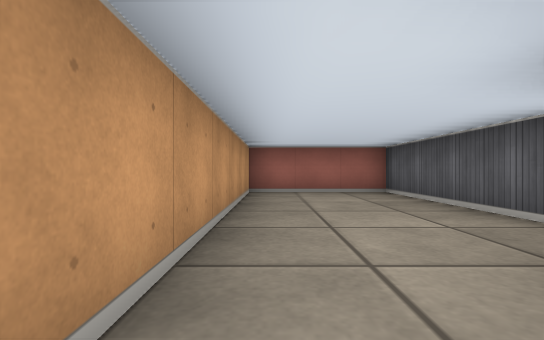
View 1 (above)

12 first-person views from a walk through a cub3D level. The camera is about half as high as the walls, looks level and sees 85° across. The floor is counted in squares. Each view is taken from the middle of a square. On the plan, view 1 faces up. The plan holds only what a view shows up to about 9 squares ahead; the rest is blank.

View 2
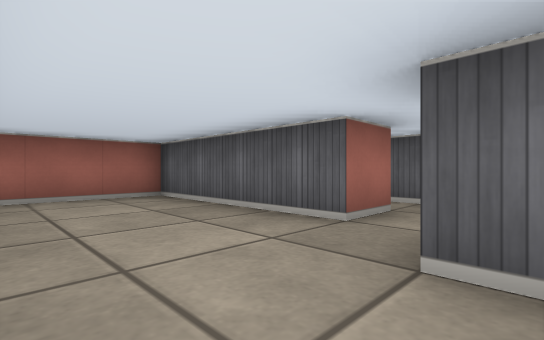

View 3
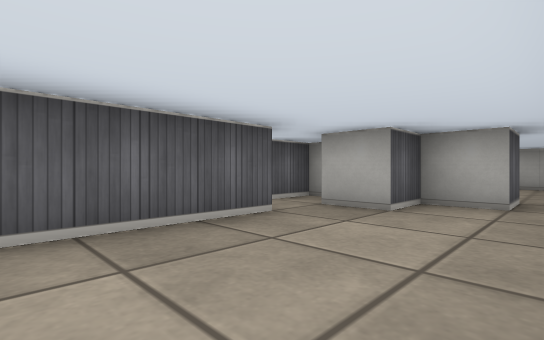

View 4
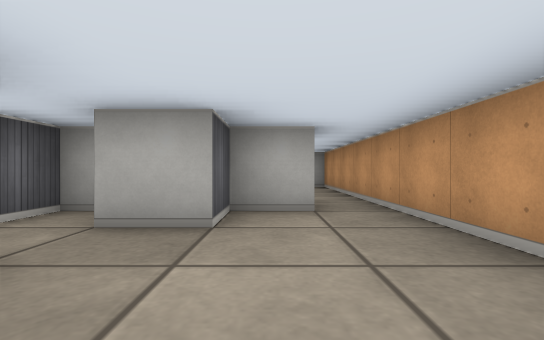

View 5
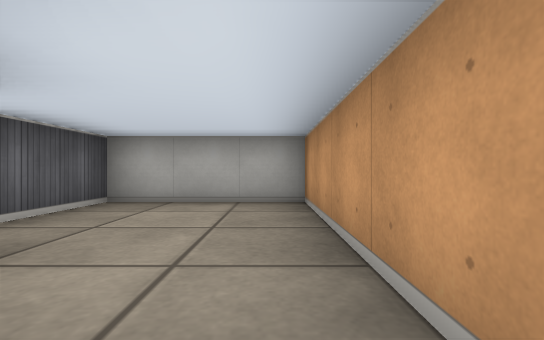

View 6
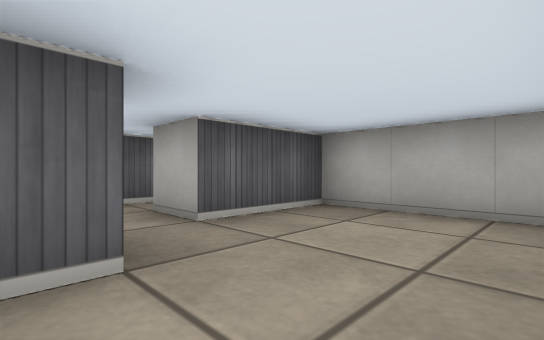

View 7
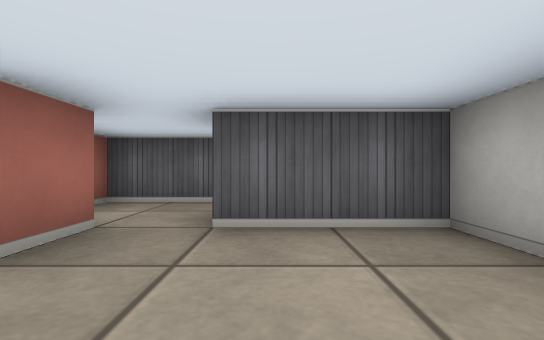

View 8
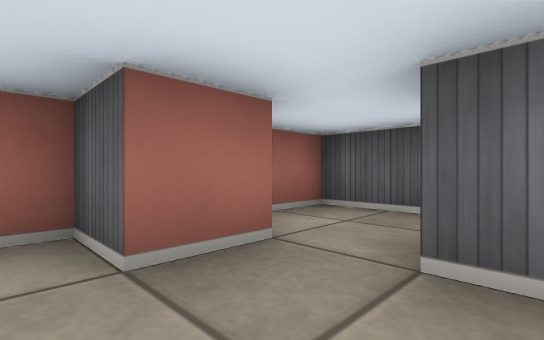

View 9
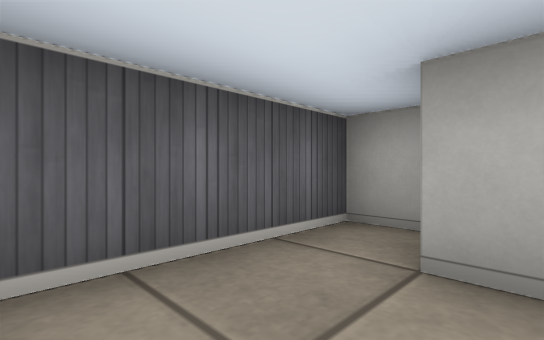

View 10
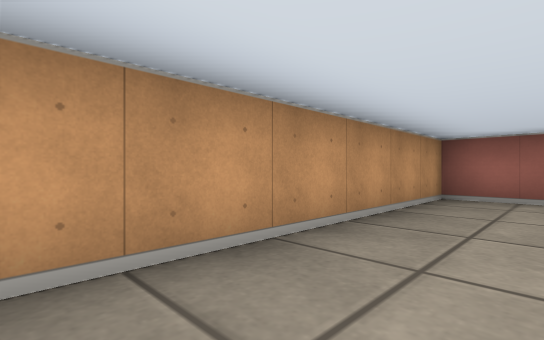

View 11
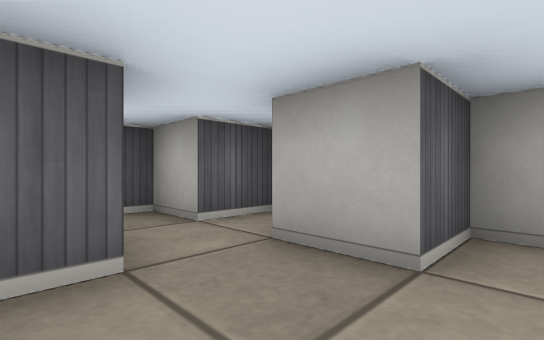

View 12
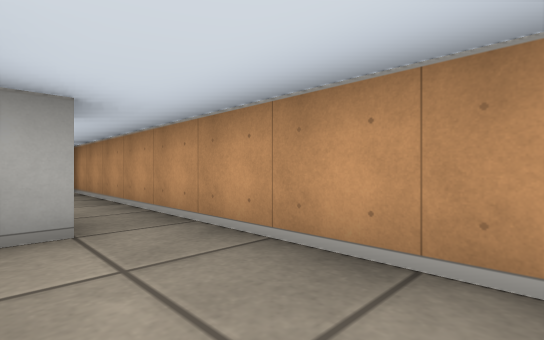

### Floor plan
Ten units are one square. View 1 is at (0, 0); x grows to the right and y downward. Boxes are objects, and circles mark ways between rooms. Rooms are numbered by the first view taken in them; rooms with no view inside come last. Other rooms are left out.
<svg viewBox="-10 -70 60 120">
<path fill="none" stroke="#000" d="M25 -25 25 -65 -5 -65 -5 5M5 5 5 -5 15 -5 15 -15 25 -15M15 15 15 5 10 5M-5 5 -5 45 25 45 25 25M25 25 35 25M25 15 15 15M38 35 45 35 45 5 35 5M30 -5 35 -5 35 -15"/>
<circle cx="0" cy="0" r="3" fill="#2a7"/>
<circle cx="20" cy="20" r="3" fill="#2a7"/>
<text x="10" y="-30">1</text>
<text x="10" y="30">2</text>
<text x="30" y="20">3</text>
<text x="30" y="-10">4</text>
</svg>
Room 1 opens to room 2. Room 2 opens to room 3.

Where each view was taken, in squares from view 1:
view 1: 0 up, 0 right, facing up
view 2: 1 up, 0 right, facing up-right
view 3: 5 up, 0 right, facing down-right
view 4: 4 up, 1 right, facing down
view 5: 0 up, 0 right, facing down
view 6: 1 down, 0 right, facing down-right
view 7: 3 down, 0 right, facing right
view 8: 3 down, 1 right, facing up-right
view 9: 1 down, 3 right, facing down-right
view 10: 1 up, 1 right, facing up-left
view 11: 3 up, 1 right, facing down-right
view 12: 3 up, 1 right, facing down-left
